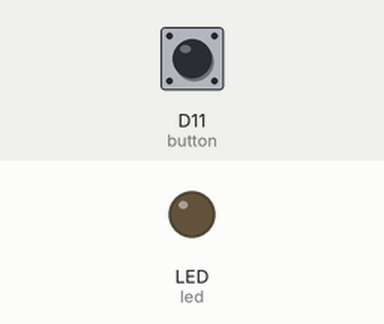
Simulated run of this program. Board: CircuitPython board. Shown: output pins drawn as LEDs (lit = HIGH). The inputs (shaded band) are chosen by the test bench; at power-on: D11 (button) HIGH.

Above: at 1.2 s.
1.3 s: D11 (button) pulled LOW for 0.15 s
At 1.37 s:
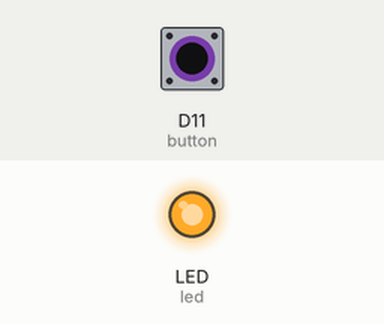
2.9 s: D11 (button) pulled LOW for 3.2 s
At 6.8 s:
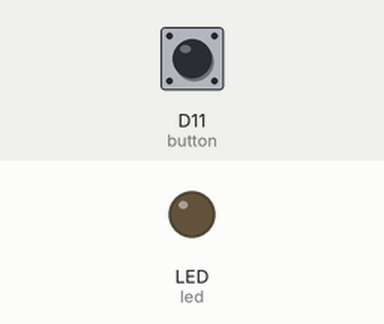
Timing chart, 0 to 8.3 s (numbered marks = the images above; inputs shaded):
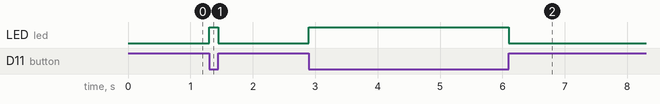

The program:

code.py
```python
import board
from digitalio import DigitalInOut, Direction, Pull

led = DigitalInOut(board.LED)
led.direction = Direction.OUTPUT

button = DigitalInOut(board.D11)
button.direction = Direction.INPUT
button.pull = Pull.UP

while True:
  if button.value:
    led.value = False
  else:
    led.value = True
```

Measured:
- after the input at 1.3 s, LED (led): LOW → HIGH at once, → LOW 0.15 s later
- after the input at 2.9 s, LED (led): LOW → HIGH at once, → LOW 3.2 s later
